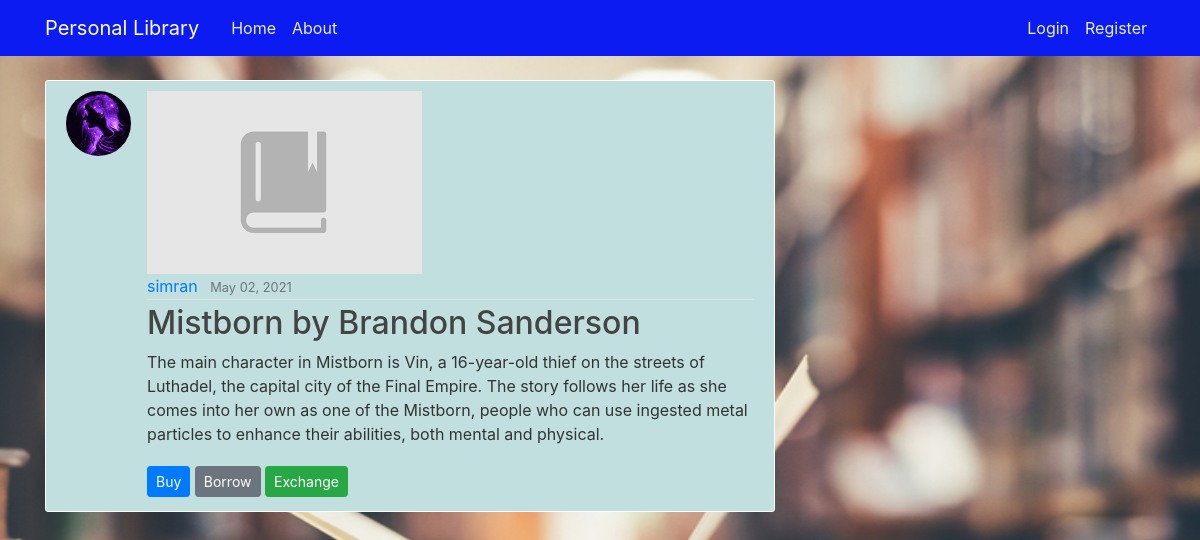
The app's page /post/1/ with its own data.
### library/models.py (models this page shows, shortened)
class Post(models.Model):
    title = models.CharField(max_length=100, help_text="Please enter the NAME of the book and its AUTHOR!")
    content = models.TextField(max_length=1000, help_text="Enter a SUMMARY for the book!")
    date_posted = models.DateTimeField(default=timezone.now)
    author = models.ForeignKey(User, on_delete=models.CASCADE)
    book_img = models.ImageField(default='default_book.jpg', upload_to='book_images')

### users/models.py (models this page shows, shortened)
class Profile(models.Model):
    user = models.OneToOneField(User, on_delete=models.CASCADE)
    image = models.ImageField(default='default.jpg',upload_to='profile_pics')

### library/views.py (the view)
# urls.py: path('post/<int:pk>/', PostDetailView.as_view(), name='post-detail'),
class PostDetailView(DetailView):
    model=Post

### library/templates/library/post_detail.html (shortened to what this page needs)
{% extends "library/base.html" %}
{% block content %}
  <article class="media content-section">
    <img class="rounded-circle article-img" src="{{ object.author.profile.image.url }}">
    <div class="media-body">
      <img src="{{ object.book_img.url }}">
      <div class="article-metadata">
        <a class="mr-2" href="{% url 'user-posts' object.author.username %}">{{ object.author }}</a>
        <small class="text-muted">{{ object.date_posted|date:"F d, Y" }}</small>
      </div>
      <h2 class="article-title">{{ object.title }}</h2>
      <p class="article-content">{{ object.content }}</p>
      {% if object.author == user %}
          <div>
            <a class="btn btn-primary btn-sm mt-1 mb-1" href="#">Donate</a>
            <a class="btn btn-secondary btn-sm mt-1 mb-1" href="#">Sell</a>
            <a class="btn btn-success btn-sm mt-1 mb-1" href="#">Exchange</a>
          </div>
      {% else %}
      <div>
        <a class="btn btn-primary btn-sm mt-1 mb-1" href="#">Buy</a>
        <a class="btn btn-secondary btn-sm mt-1 mb-1" href="#">Borrow</a>
        <a class="btn btn-success btn-sm mt-1 mb-1" href="#">Exchange</a>
      </div>
      {% endif %}
    </div>
  </article>
{% endblock content %}

### library/static/library/main.css (style rules this page uses)
body { background: #fafafa; color: #333333; margin-top: 5rem; }
h1, h2, h3, h4, h5, h6 { color: #444444; }
.content-section { background: #c1dfdf; padding: 10px 20px; border: 1px solid #fdfdfd; border-radius: 3px; margin-bottom: 20px; }
.article-title { color: #444444; }
.article-content { white-space: pre-line; }
.article-img { height: 65px; width: 65px; margin-right: 16px; }
.article-metadata { padding-bottom: 1px; margin-bottom: 4px; border-bottom: 1px solid #e3e3e3 }
#bg { background-repeat: no-repeat; background-size: 1800px 900px; background-position: top; background-attachment: fixed; }

### records on screen
Post: author.profile.image (picture), book_img (placeholder picture), author "simran", date_posted "May 02, 2021", title "Mistborn by Brandon Sanderson", content "The main character in Mistborn is Vin, a 16-year-old thief on the streets of Luthadel, the capital city of the Final Empire. The story follows her life as she comes into her own as one of the Mistborn, people who can use ingested metal particles to enhance their abilities, both mental and physical."
